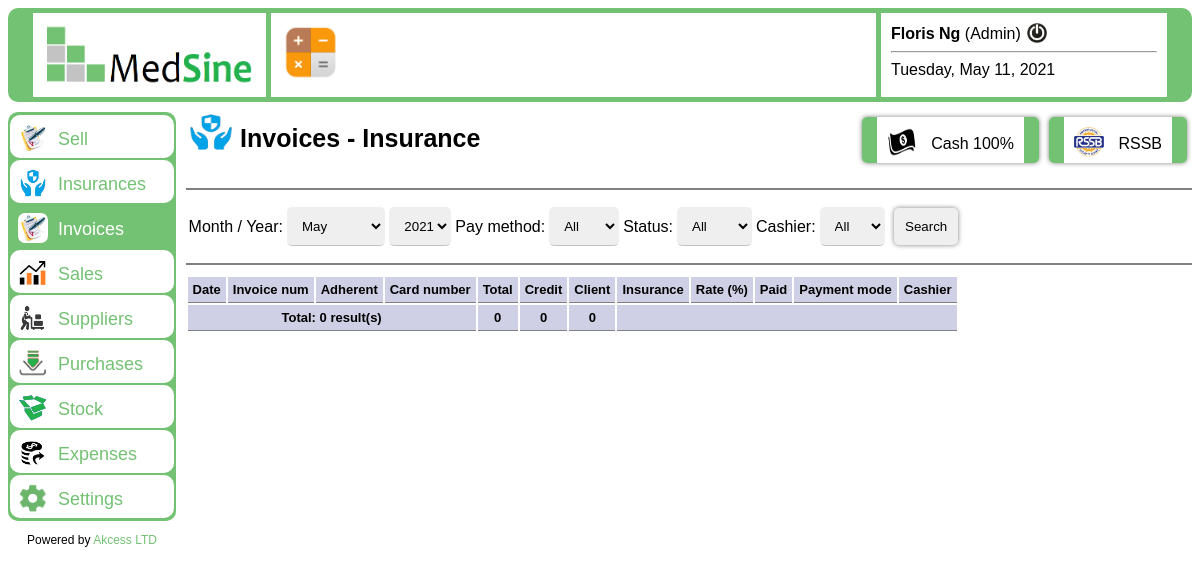
The page /invoices_insu.php (signed in) on the database its author committed.
### tables this page shows
CREATE TABLE IF NOT EXISTS `user` (
  `username` varchar(30) NOT NULL,
  `password` varchar(255) NOT NULL,
  `nom` varchar(30) NOT NULL,
  `prenom` varchar(30) NOT NULL,
  `type` varchar(30) NOT NULL,
  `user_status` tinyint(1) NOT NULL,
  PRIMARY KEY (`username`)
);

### classes/class_user.php (called while the page is built, shortened)
<?php
	class User
	{
		public function infos_user($username)
		{
			$bdd = connexionDb();
			$reponse = $bdd->query("SELECT * FROM user");
			$trouver = false;
			$infos = array();
			while($donnees = $reponse->fetch() AND $trouver == false)
			{
				if($donnees["username"] == $username)
				{
					$trouver = true;
					$password = $donnees["password"];
					$nom = $donnees["nom"];
					$prenom = $donnees["prenom"];
					$type = $donnees["type"];
					$infos = array($password, $nom, $prenom, $type);
				}
			}
			return $infos;
		}
		public function is_username_exist($username)
		{
			$bdd = connexionDb();
			$reponse = $bdd->query('SELECT * FROM user');
			$trouver = false;
			while($donnees = $reponse->fetch() AND $trouver == false)
			{
				if($donnees["username"] == $username)
				{
					$trouver = true;
				}
			}
			return $trouver;
		}
	}
?>

### functions.php (called while the page is built, shortened)
<?php
	function connexionDb()
	{
		try
		{
			$bdd = new PDO("mysql:host=localhost;dbname=pha", "root", "");
		}
		catch(Exception $e)
		{
			echo "<div id='Error'>";
				die('Oops !!! Error while connecting to database: ('.$e->getMessage().')');
			echo "</div>";
		}
		return $bdd;
	}
		function nombre($tab)
		{
			$bdd = connexionDb();
			$reponse = $bdd->query("SELECT COUNT(*) AS nbr FROM $tab");
			$data = $reponse->fetch();
			$nbr = $data['nbr'];
			return $nbr;
		}
		function dater()
		{
			$date = date("Y-m-d");
			return $date;
		}
		function infosDate($date)
		{
			$date = date_parse($date);
			$jour = $date['day'];
			$mois = $date['month'];
			$annee = $date['year'];
			$infos = array ($jour, $mois, $annee);
			return $infos;
		}
?>

### invoices_insu.php (the view, shortened to what this page needs)
<?php
	include("functions.php");
?>
<!DOCTYPE html>
<html>
	<head>
		<link rel="stylesheet" type="text/css" href="css/style.css" media="screen">
    </head>
	<body>
		<?php
			if(isset($_SESSION["connect"])) {
				require("./classes/class_facture_insurance.php");
				require("./classes/class_user.php");
		?>
		<div id="welcome">
			<?php include("header.php"); ?>
			<div id="entete">
								<img src="img/insu.png" class="icon" />
								<span class="titre">Invoices - Insurance</span>
								<a href='invoices_rssb.php' class='big_btn right'>
									<img src="./img/rssb.png" class="icon_in_menu" alt="">
									RSSB
								</a>
								<a href='invoices_cash.php' class='big_btn right'>
									<img src="./img/pay_cash.png" class="icon_in_menu" alt="">
									Cash 100%
								</a>
			</div>
			<div id="sous_entete">
				<form action="" method="GET">
									<table>
										<tr>
											<td>Month / Year:</td>
											<td>
												<?php
													$infos_date = infosDate(dater());
													$current_month = $infos_date[1];
												?>
												<select name="month">
<option value="5" <?php if(isset($_GET["month"])){if($_GET["month"] == 5){echo "selected";}}else{if($current_month == "5"){echo "selected";}}?>>May</option>
											</select>
												<select name="year">
													<?php
														$infos_date = infosDate(dater());
														$current_year = $infos_date[2];
														for($year = $current_year; $year >= 2020; $year--)
														{
													?>
<option value="<?php echo $year; ?>" <?php if(isset($_GET["year"])){if($_GET["year"] == $year){echo "selected";}}else{if($current_year == $year){echo "selected";}}?>><?php echo $year; ?></option>
													<?php
														}
													?>
												</select>
											</td>
											<td>Pay method:</td>
											<td>
												<select name="pay_mode">
			<option value="All" <?php if(isset($_GET["pay_mode"])){if($_GET["pay_mode"] == "All"){echo "selected";}} ?>>All</option>
												</select>
											</td>
											<td>Status:</td>
											<td>
												<select name="status">
			<option value="All" <?php if(isset($_GET["status"])){if($_GET["status"] == "All"){echo "selected";}} ?>>All</option>
												</select>
											</td>
											<td>Cashier:</td>
											<td>
												<select name="username" id="user">
													<option value="All">All</option>
												</select>
												<input type="submit" value="Search" class="btn" required />
											</td>
										</tr>
									</table>
								</form>
							</div>
							<div id="interne">
				<?php
					$nbr = nombre("facture_insurance");
					if($nbr <= 0)
					{
						echo "<p>";
							echo "No invoice !!!";
						echo "</p>";
					}
					else
					{
						if(isset($_GET["month"]) AND isset($_GET["year"]) AND isset($_GET["status"]) AND isset($_GET["username"]))
						{
							if($_GET["month"] < 0 OR $_GET["month"] > 12) {
								echo"<div id='askMsg'>";
									echo "<img src='img/warning.png' class='small' /> <b>Error !!!</b> Invalid month value: '<b>".$_GET["month"]."</b>' !!!";
								echo"</div>";
							}
							else {
								$infos_date = infosDate(dater());
								$current_year = $infos_date[2];
								if($_GET["year"] > $current_year) {
									echo"<div id='askMsg'>";
										echo "<img src='img/warning.png' class='small' /> <b>Error !!!</b> Invalid year: '<b>".$_GET["year"]."</b>' !!!";
									echo"</div>";
								}
								else {
									$f = new Facture_insurance();
									$f->search_invoices_insurance($_GET["month"], $_GET["year"], $_GET["pay_mode"], $_GET["status"], $_GET["username"]);
								}
							}
						}
						else{
							$f = new Facture_insurance();
							$f->tous_insu();
						}
					}
				?>
			</div>
		</div>
		<?php
			}
			else{
				header('Location: index.php');
			}
		?>
    </body>
</html>

### header.php (shortened to what this page needs)
<?php
	$u = new User();
	$res = $u->is_username_exist($_SESSION["username"]);
	if($res === false) {
		header('Location: interdit.php');
	}
	else {
?>
	<div id="header">
		<div class="header_one">
			<img src='img/logo.png' class='small_logo' />
		</div>
		<div class="header_two">
			<img src="./img/calculator.png" class="average" onclick="open_calculator()" alt="Calculator" title="Open calculator">
		</div>
		<div class="header_three">
			<?php
				$u = new User();
				$infosUser = $u->infos_user($_SESSION["username"]);
				$nom = $infosUser[1];
				$prenom = $infosUser[2];
				$type = $infosUser[3];
				echo "<b>".$prenom." ".$nom."</b> (".$type.")";
				echo "<a href='deco.php'><img src='./img/deco.jpg' class='logout_btn' title='Logout' /></a>";
				echo "<hr>";
				echo date("l, F j, Y");
			?>
		</div>
	</div>
	<div id="adv">
		<div id="menu">
				<a href="cash.php" <?php if($_SESSION["page"] == 'cash'){echo "class=current_page";}?>>
					<img src="img/commande.jpg" class="icon_in_menu" />Sell
				</a>
				<a href="insurances.php" <?php if($_SESSION["page"] == 'insu'){echo "class=current_page";}?>>
					<img src='img/insu.png' class='icon_in_menu' />Insurances
				</a>
				<a href="invoices.php" <?php if($_SESSION["page"] == 'invoices'){echo "class=current_page";}?>>
					<img src='img/commande.jpg' class='icon_in_menu' />Invoices
				</a>
				<a href="sales.php" <?php if($_SESSION["page"] == 'sales'){echo "class=current_page";}?>>
					<img src='img/result.jpg' class='icon_in_menu' />Sales
				</a>
				<a href="suppliers.php" <?php if($_SESSION["page"] == 'suppliers'){echo "class=current_page";}?>>
					<img src='img/suppliers.png' class='icon_in_menu' />Suppliers
				</a>
				<a href="purchases.php" <?php if($_SESSION["page"] == 'purchases'){echo "class=current_page";}?>>
					<img src='img/in.png' class='icon_in_menu' />Purchases
				</a>
				<a href="stock.php" <?php if($_SESSION["page"] == 'stock'){echo "class=current_page";}?>>
					<img src='img/stock.png' class='icon_in_menu' />Stock
				</a>
				<a href="expenses.php" <?php if($_SESSION["page"] == 'expenses'){echo "class=current_page";}?>>
					<img src='img/expenses.png' class='icon_in_menu' />Expenses
				</a>
				<a href="settings.php" <?php if($_SESSION["page"] == 'settings'){echo "class=current_page";}?>>
					<img src='img/settings.png' class='icon_in_menu' />Settings
				</a>
		</div>
		<p class='centered smallText'>Powered by <a href="#" class="link" target="_blank">Akcess LTD</a></p>
	</div>
<?php
	}
?>

### css/style.css (style rules this page uses)
html { scroll-behavior: smooth; }
body { font-family: Arial; }
#header { margin-bottom: 10px; border-radius: 10px; border-top: 5px solid #73c173; border-bottom: 5px solid #73c173; border-left: 25px solid #73c173; border-right: 25px solid #73c173; display: flex; flex-direction: row; }
#header div { padding: 10px; }
.header_one { border-right: 5px solid #73c173; width: 20%; }
.small_logo { width: 100%; height: 100%; }
.header_two { width: 55%; }
.header_three { border-left: 5px solid #73c173; width: 25%; }
input[type="text"], input[type="number"], input[type="radio"], input[type="password"], input[type="email"], input[type="date"], select { padding-top: 10px; padding-bottom: 10px; padding-left: 10px; border-top: transparent 1px solid; border-right: transparent 1px solid; border-left: transparent 1px solid; border-bottom: #c4c4c4 1px solid; border-radius: 5px !important; transition: 0.5s; }
.smallText { font-size: 12px; }
.centered { text-align: center; }
.btn, input[type="submit"] { color: #c4c4c4; padding: 10px; margin: 5px; box-shadow: 0px 0px 5px gray; border-radius: 5px !important; border: transparent 1px solid; text-decoration: none; color: #000; }
.big_btn { padding: 10px; margin: 5px; box-shadow: 0px 0px 5px gray; border-radius: 5px !important; border-left: #73c173 15px solid; border-right: #73c173 15px solid; text-decoration: none; color: #000; }
#menu a { transition: 0.5s; display: block; text-decoration: none; border-radius: 10px; padding: 8px; margin: 2px; background-color: #fff; color: #73c173; font-size: 18px; }
#menu .current_page { background-color: #73c173; color: #fff; }
#adv { position: fixed; float: left; width: 14%; }
#menu { border-top: 1px solid #73c173; border-bottom: 1px solid #73c173; background-color: #73c173; border-radius: 10px; }
#entete { border-bottom: 1px solid gray; float: right; width: 85%; padding-bottom: 20px; }
#sous_entete { border-top: 1px solid gray; border-bottom: 1px solid gray; float: right; width: 85%; padding-top: 10px; padding-bottom: 10px; }
#interne { border-top: 1px solid gray; float: right; width: 85%; padding-top: 10px; padding-bottom: 20px; }
.titre { font-weight: bold; font-size: 25px; }
.average { width: 60px; height: 60px; cursor: pointer; }
.icon { width: 50px; height: 40px; margin-bottom: -5px; }
.icon_in_menu { width: 30px; height: 30px; border-radius: 7px; margin-right: 10px; margin-bottom: -8px; }
.right { float: right; }
.logout_btn { width: 20px; height: 20px; margin-left: 6px; margin-bottom: -4px; }
.link { color: #73c173; text-decoration: none; }

### rows shown on the page
user: prenom "Floris", nom "Ng", type "Admin"

### other values the page prints
$total_res "0"
$total "0"
$total_credit "0"
$total_cash "0"
form field year "2021"
